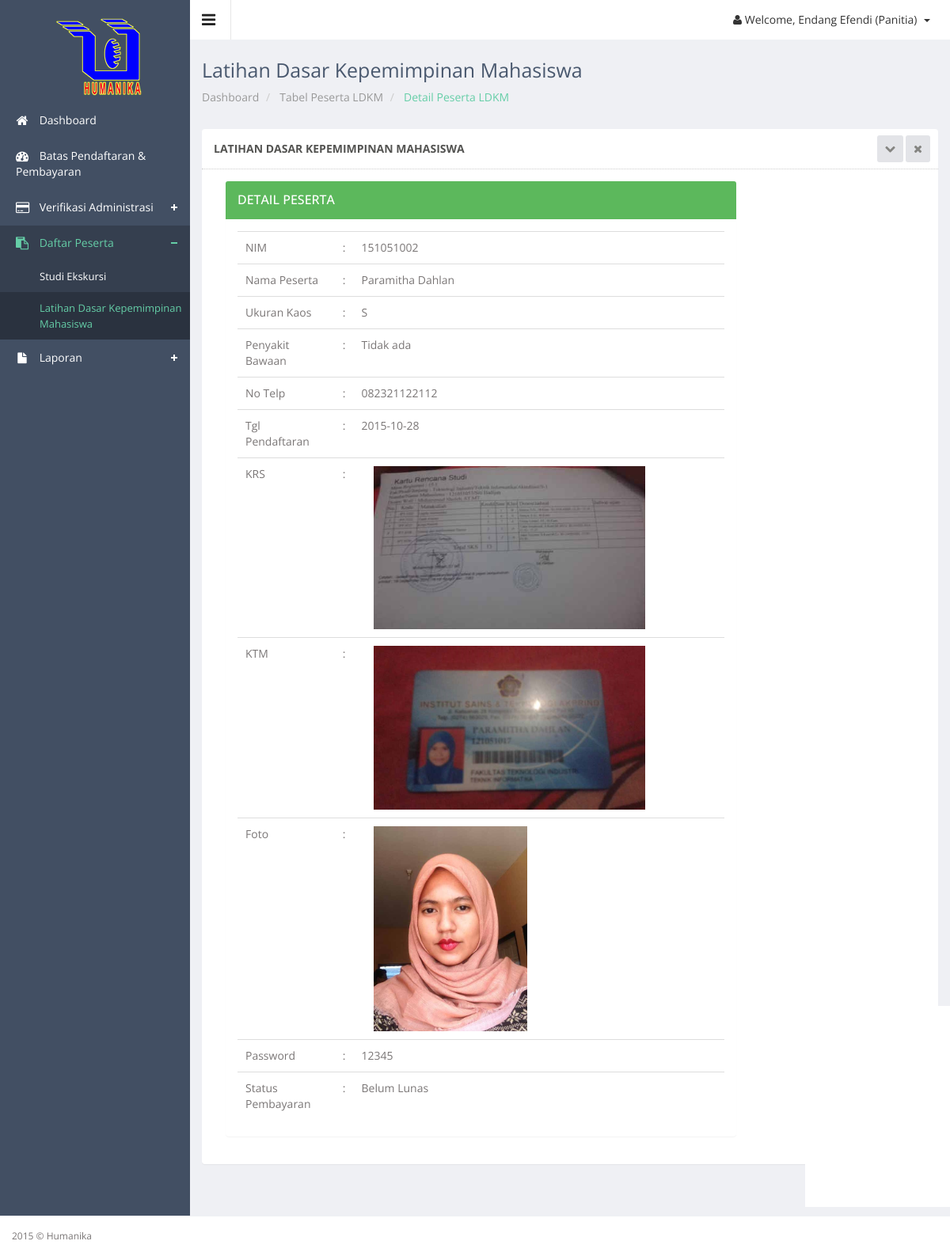
The page /panitia/ldkm_peserta_detail.php?id=2 (signed in) on the database its author committed.
### tables this page shows
CREATE TABLE IF NOT EXISTS `peserta` (
  `id_peserta` int(11) NOT NULL,
  `id_detail` int(11) NOT NULL,
  `nim` char(9) NOT NULL,
  `ukuran_kaos` varchar(2) NOT NULL,
  `penyakit_bawaan` text NOT NULL,
  `notelp` varchar(12) NOT NULL,
  `alamat` text NOT NULL,
  `ktm` varchar(50) NOT NULL,
  `nama_ktm` varchar(50) NOT NULL,
  `size_ktm` varchar(10) NOT NULL,
  `type_ktm` varchar(50) NOT NULL,
  `krs` varchar(50) NOT NULL,
  `nama_krs` varchar(50) NOT NULL,
  `size_krs` varchar(10) NOT NULL,
  `type_krs` varchar(50) NOT NULL,
  `foto` varchar(50) NOT NULL,
  `nama_foto` varchar(50) NOT NULL,
  `size_foto` varchar(10) NOT NULL,
  `type_foto` varchar(50) NOT NULL,
  `password` varchar(20) NOT NULL,
  `status_bayar` enum('Belum Lunas','Lunas') NOT NULL,
  `status_berkas` enum('Unvalid','Valid') NOT NULL,
  `keterangan` varchar(50) NOT NULL,
  `tgl_pendaftaran` date NOT NULL,
  PRIMARY KEY (`id_peserta`),
  KEY `id_detail` (`id_detail`),
  KEY `id_detail_2` (`id_detail`),
  KEY `nim` (`nim`)
);

CREATE TABLE IF NOT EXISTS `mahasiswa` (
  `nim` char(9) NOT NULL,
  `nama_mhs` varchar(50) NOT NULL,
  `alamat_asal` varchar(100) NOT NULL,
  `alamat_jogja` varchar(100) NOT NULL,
  `jk` varchar(1) NOT NULL,
  `email` varchar(50) NOT NULL,
  `no_telp` varchar(12) NOT NULL,
  `jurusan` varchar(20) NOT NULL,
  `tempat_lahir` varchar(50) NOT NULL,
  `tgl_lahir` date NOT NULL,
  `asal_sekolah` varchar(50) NOT NULL,
  `agama` varchar(50) NOT NULL,
  `goldar` varchar(2) NOT NULL,
  `angkatan` varchar(4) NOT NULL,
  PRIMARY KEY (`nim`)
);

### controller/koneksi.php (called while the page is built, shortened)
<?php
class Database {
    private static $dbName = 'humanika' ;
    private static $dbHost = 'localhost' ;
    private static $dbUsername = 'root';
    private static $dbUserPassword = 'rizalex';
    private static $con = null;
    public static function connect() {
        if ( null == self::$con ) {
            try {
                self::$con =  new PDO( "mysql:host=".self::$dbHost.";"."dbname=".self::$dbName,
                        self::$dbUsername, self::$dbUserPassword);
            }
            catch(PDOException $e) {
                die($e->getMessage());
            }
        }
        return self::$con;
    }
}
?>

### controller/peserta-control.php (called while the page is built, shortened)
<?php
include_once 'koneksi.php';
class PesertaController {
    private $koneksi;
    public function __construct() {
        $this->koneksi = Database::connect();
    }
    public function DaftarDetail($kode, $ket) {
        try {
            $sst = $this->koneksi->prepare("SELECT * FROM peserta join mahasiswa using(nim) natural join keg_jenis_detail natural join keg_jenis where ket='$ket' && id_peserta='$kode'");
            $sst->execute();
            return $r = $sst->fetchAll(PDO::FETCH_OBJ);
            $this->koneksi = Database::disconnect();
        } catch (PDOException $exc) {
            echo $exc->getMessage();
        }
    }
}
?>

### panitia/ldkm_peserta_detail.php (the view, shortened to what this page needs)
<?php
$kode=$_GET['id'];
?>
<!DOCTYPE html>
<html lang="en">
<head>
  <link href="../js/advanced-datatable/css/demo_page.css" rel="stylesheet" />
  <link href="../js/advanced-datatable/css/demo_table.css" rel="stylesheet" />
  <link rel="stylesheet" href="../js/data-tables/DT_bootstrap.css" />
  <link href="../css/style.css" rel="stylesheet">
  <link href="../css/style-responsive.css" rel="stylesheet">
</head>
<body class="sticky-header">
<section>
    <div class="left-side sticky-left-side">
        <div class="logo">
            <a href="index.php"><img src="../images/logohm.png" alt=""></a>
        </div>
        <div class="left-side-inner">
            <ul class="nav nav-pills nav-stacked custom-nav">
                <li><a href="index.php"><i class="fa fa-home"></i> <span>Dashboard</span></a></li>
				<li><a href="batas_pendaftaran.php"><i class="fa fa-dashboard"></i> <span>Batas Pendaftaran & Pembayaran</span></a></li>
				<li class="menu-list"><a href="#"><i class="fa fa-credit-card"></i> <span>Verifikasi Administrasi</span></a>
				</li>
				<li class="menu-list nav-active"><a href="#"><i class="fa fa-clipboard"></i> <span>Daftar Peserta</span></a>
					<ul class="sub-menu-list">
						<li><a href="se_data.php"> Studi Ekskursi</a></li>
						<li class="active"><a href="ldkm_data.php"> Latihan Dasar Kepemimpinan Mahasiswa</a></li>
					</ul>
				</li>
				<li class="menu-list"><a href="#"><i class="fa fa-file"></i> <span>Laporan</span></a>
				</li>
            </ul>
        </div>
    </div>
    <div class="main-content" >
        <div class="header-section">
        <a class="toggle-btn"><i class="fa fa-bars"></i></a>
        <div class="menu-right">
            <ul class="notification-menu">
                <li>
                    <a href="#" class="btn btn-default dropdown-toggle" data-toggle="dropdown">
                        <i class="fa fa-user"></i>
                        Welcome, <?php
                                echo $_SESSION['nm_usr_panitia'];
                            ?> (Panitia)
                        <span class="caret"></span>
                    </a>
                </li>
            </ul>
        </div>
        </div>
        <div class="page-heading">
            <h3>
                Latihan Dasar Kepemimpinan Mahasiswa
            </h3>
            <ul class="breadcrumb">
                <li>
                    <a href="index.php"> Dashboard</a>
                </li>
				<li>
                    <a href="ldkm_data.php"> Tabel Peserta LDKM</a>
                </li>
                <li class="active"> Detail Peserta LDKM</li>
            </ul>
        </div>
        <div class="wrapper">
        <div class="row">
        <div class="col-sm-12">
        <section class="panel">
        <header class="panel-heading">
            Latihan Dasar Kepemimpinan Mahasiswa
            <span class="tools pull-right">
                <a href="javascript:;" class="fa fa-chevron-down"></a>
                <a href="javascript:;" class="fa fa-times"></a>
             </span>
        </header>
		<?php
			include_once '../controller/peserta-control.php';
			$client = new PesertaController();
		?>
        <div class="panel-body">
		<div class="col-lg-9">
		<div class="panel panel-success">
				<div class="panel-heading">
                    <h3 class="panel-title">Detail Peserta</h3>
                </div>
                <div class="panel-body">
                    <?php
					$keg="LDKM";
					$tampil = $client->DaftarDetail($kode, $keg);
					foreach ($tampil as $data) {
					echo "<table class='table table-hover'>";
					echo "<tr><td>NIM </td><td>:</td><td> $data->nim</td></tr>";
					echo "<tr><td>Nama Peserta</td><td>:</td><td> $data->nama_mhs</td></tr>";
					echo "<tr><td>Ukuran Kaos</td><td>:</td><td> $data->ukuran_kaos</td></tr>";
					echo "<tr><td>Penyakit Bawaan</td><td>:</td><td> $data->penyakit_bawaan</td></tr>";
					echo "<tr><td>No Telp</td><td>:</td><td> $data->no_telp</td></tr>";
					echo "<tr><td>Tgl Pendaftaran</td><td>:</td><td> $data->tgl_pendaftaran</td></tr>";
					echo "<tr><td>KRS </td><td>:</td><td><div class='col-md-10'><div class='blog-img-sm'> <img src='../file/peserta/krs/$data->nama_krs' title='$data->nama_krs'></div></div></td></tr>";
					echo "<tr><td>KTM</td><td>:</td><td> <div class='col-md-10'><div class='blog-img-sm'><img src='../file/peserta/ktm/$data->nama_ktm' title='$data->nama_ktm'></div></div></td></tr>";
					echo "<tr><td>Foto</td><td>:</td><td><div class='col-md-6'><div class='blog-img-sm'> <img src='../file/peserta/foto/$data->nama_foto' title='$data->nama_foto'></div></div></td></tr>";
					echo "<tr><td>Password</td><td>:</td><td> $data->password</td></tr>";
					echo "<tr><td>Status Pembayaran</td><td>:</td><td> $data->status_bayar</td></tr>";
					echo "</table>";
					}
					?>
                </div>
                </div>
		</div>
		</div>
        </div>
        </section>
        <footer>
            2015 &copy; Humanika
        </footer>
</body>
</html>

### rows shown on the page
peserta: nim "151051002", nim.nama_mhs "Paramitha Dahlan", ukuran_kaos "S", penyakit_bawaan "Tidak ada", nim.no_telp "082321122112", tgl_pendaftaran "2015-10-28", nama_krs (picture), nama_ktm (picture), nama_foto (picture), password "12345", status_bayar "Belum Lunas"

### other values the page prints
$_SESSION['nm_usr_panitia'] "Endang Efendi"
